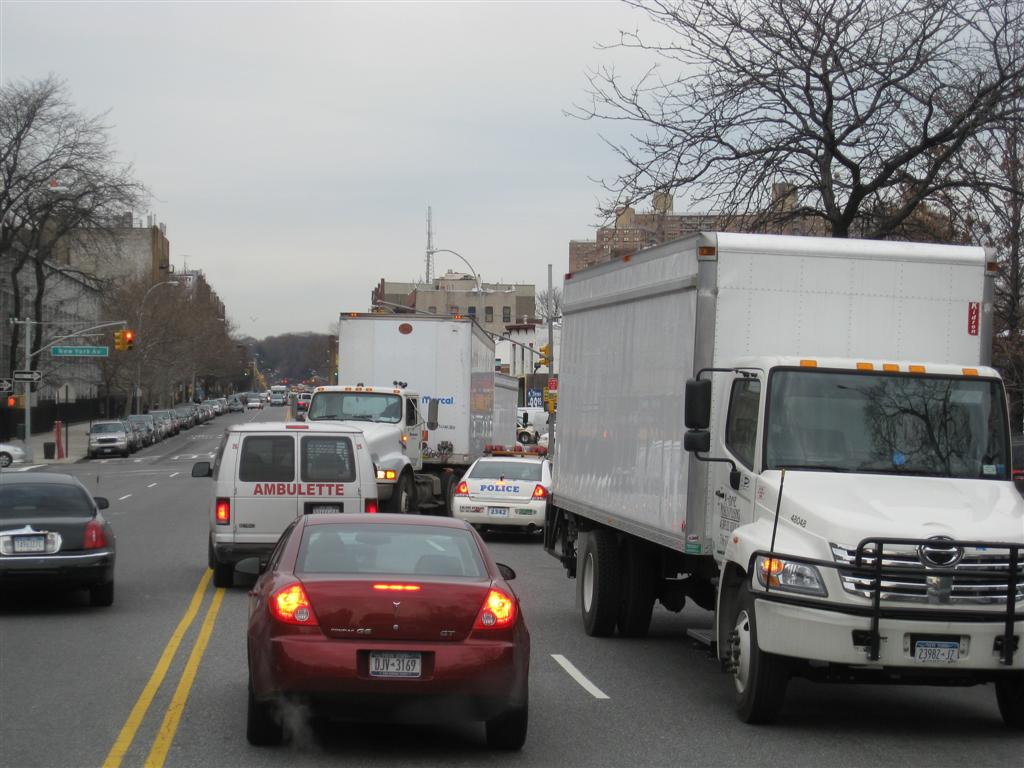
#> input picture LAB1/Images/traffic_Image.jpg, 1024 x 768 px, found by its file name
$ python sift.py   (older library calls are emulated)
#> lines starting #> are read from the running program, lines starting #| are printed output that depends on the picture
import numpy as np
import cv2
import matplotlib.pyplot as plt
import os

dataset_path = '/home/harish/UMKC SPRING/BDAA/htata31-CS5542_LAB25/Lab1/Images'
img_building = cv2.imread(os.path.join(dataset_path, 'traffic_Image.jpg'))
#> img_building is the input picture: shape (768, 1024, 3); mean B, G, R 123.2, 123.8, 124.9
img_building = cv2.cvtColor(img_building, cv2.COLOR_BGR2RGB)  # Convert from cv's BRG default color order to RGB

orb = cv2.ORB_create()  # OpenCV 3 backward incompatibility: Do not create a detector with `cv2.ORB()`.
key_points, description = orb.detectAndCompute(img_building, None)
#> key_points = 500 keypoints; strongest (x, y, size): (881, 583, 31), (882, 562, 37.2), (853, 557, 31), (869, 562, 31)
img_building_keypoints = cv2.drawKeypoints(img_building,
                                           key_points,
                                           img_building,
                                           flags=cv2.DRAW_MATCHES_FLAGS_DRAW_RICH_KEYPOINTS) # Draw circles.
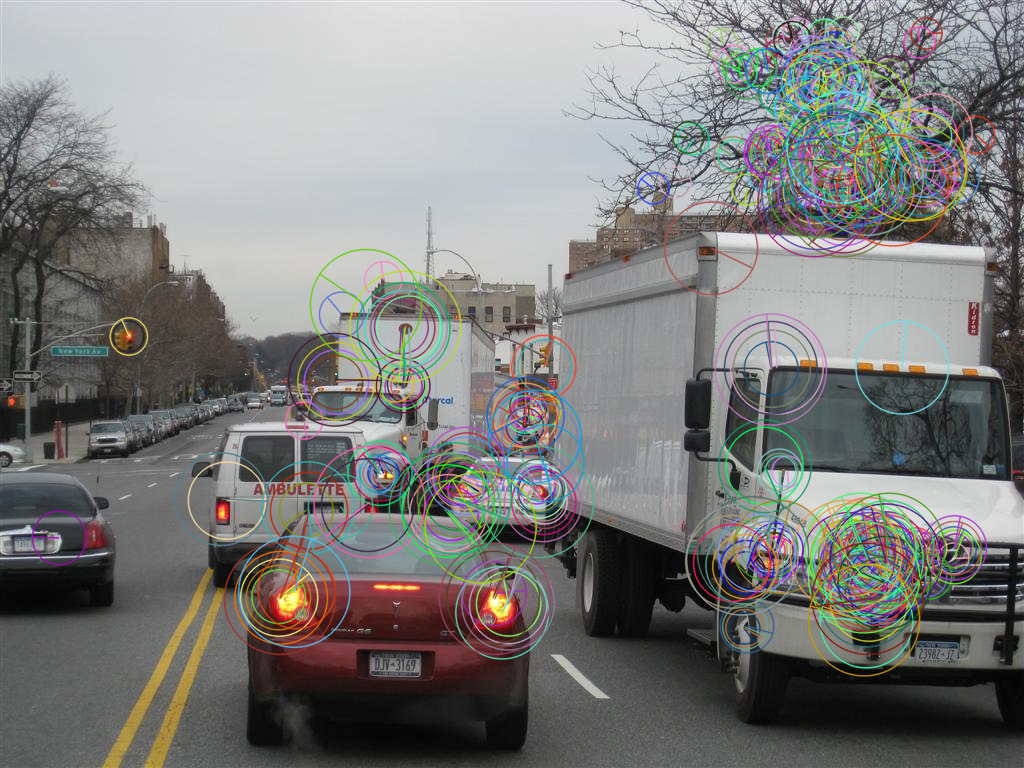
#> img_building_keypoints: shape (768, 1024, 3); mean R, G, B 125.6, 125.3, 123.7
plt.figure(figsize=(16, 16))
plt.title('ORB Interest Points')
plt.imshow(img_building_keypoints); plt.show()

def image_detect_and_compute(detector, img_name):
    """Detect and compute interest points and their descriptors."""
    img = cv2.imread(os.path.join(dataset_path, img_name))
    img = cv2.cvtColor(img, cv2.COLOR_BGR2GRAY)
    kp, des = detector.detectAndCompute(img, None)
    return img, kp, des


def draw_image_matches(detector, img1_name, img2_name, nmatches=10):
    """Draw ORB feature matches of the given two images."""
    img1, kp1, des1 = image_detect_and_compute(detector, img1_name)
    img2, kp2, des2 = image_detect_and_compute(detector, img2_name)

    bf = cv2.BFMatcher(cv2.NORM_HAMMING, crossCheck=True)
    matches = bf.match(des1, des2)
    matches = sorted(matches, key=lambda x: x.distance)  # Sort matches by distance.  Best come first.

    img_matches = cv2.drawMatches(img1, kp1, img2, kp2, matches[:nmatches], img2, flags=2)  # Show top 10 matches
    plt.figure(figsize=(16, 16))
    plt.title(type(detector))
    plt.imshow(img_matches);
    plt.show()


orb = cv2.ORB_create()
#> (the run stopped early here; a loop or call above may not have finished)
